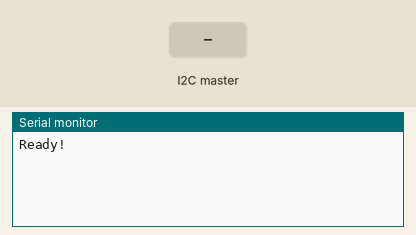
Recording of a sketch running on a simulated Arduino Uno, built with avr-gcc and run on an emulated ATmega328P. Parts: the last lines printed to the serial monitor. The test bench sets the inputs (shaded band).

Above: at 1.2 s.
1.3 s: the I2C master sends the byte 1
At 2.1 s:
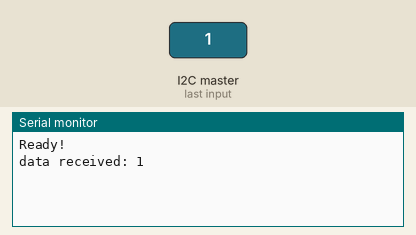
2.8 s: the I2C master sends the byte 0
At 3.2 s:
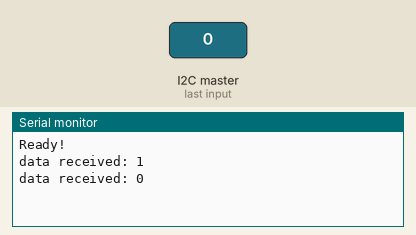

Measured:
- after the input at 1.3 s, the serial monitor: prints a new line at once (image 1)
- after the input at 2.8 s, the serial monitor: prints a new line at once (image 2)

The sketch:

arduino_i2c_slave.ino
```cpp
#include <Wire.h>
#define SLAVE_ADDRESS 0x04
int number = 0;

void setup() {
  Serial.begin(9600);
  Wire.begin(SLAVE_ADDRESS);
  Wire.onReceive(receiveData);
  Wire.onRequest(sendData);
  Serial.println("Ready!");
}

void loop() {
}

void receiveData(int byteCount) {
  while (Wire.available()) {
    number = Wire.read();
    Serial.print("data received: ");
    Serial.println(number);
  }
}

void sendData() {
  Wire.write(number);
}
```
